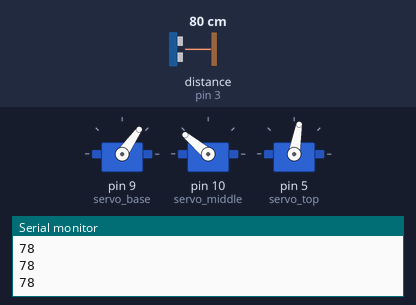
The sketch below on a simulated Arduino Uno, built with avr-gcc and run on an emulated ATmega328P. Parts: 3 × servo, the last lines printed to the serial monitor. Wiring (inferred from the names in the program): ultrasonic range finder: trigger pin 2; echo pin 3. The inputs (shaded band) are chosen by the test bench; at power-on: distance to the obstacle (sensor on pin 3) 80 cm. The echo pulse lasts 58.3 µs per cm.

Above: at 1.2 s.
1.3 s: distance to the obstacle (sensor on pin 3) set to 2 cm
At 2.6 s:
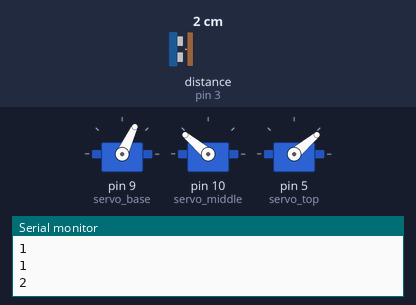
2.9 s: distance to the obstacle (sensor on pin 3) set to 28 cm
4.4 s: distance to the obstacle (sensor on pin 3) set to 36 cm
At 6.85 s:
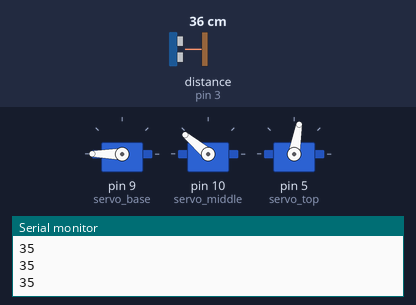
7.4 s: distance to the obstacle (sensor on pin 3) set to 4 cm
At 8.6 s:
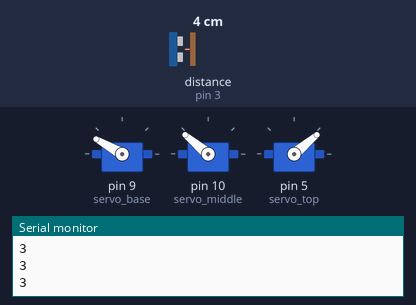
9.0 s: distance to the obstacle (sensor on pin 3) set to 35 cm
At 9.12 s:
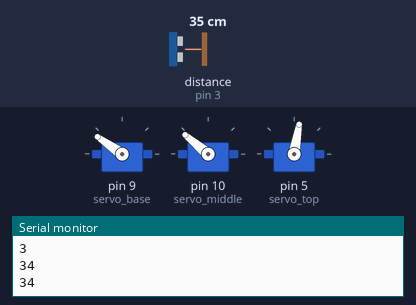
12.0 s: distance to the obstacle (sensor on pin 3) set to 120 cm
Timing chart, 0 to 16.0 s (numbered marks = the images above; inputs shaded):
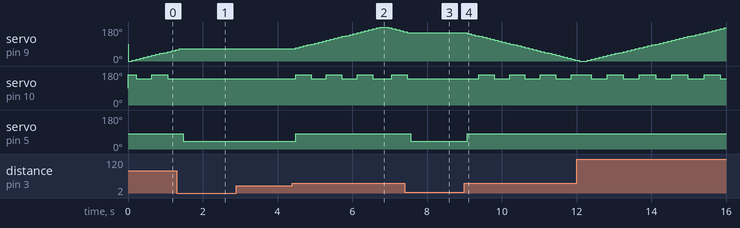

Measured:
- the behaviour switches between 31 and 32 cm on distance to the obstacle (sensor on pin 3) (found by bisection; images 1 and 2)
- after the input at 1.3 s, servo on pin 9 (servo_base): goes on until 1.4 s, then stays 65°; servo on pin 10 (servo_middle): stops changing and stays 140°; servo on pin 5 (servo_top): 80° → 40° after 0.17 s
- after the input at 4.4 s, servo on pin 9 (servo_base): rises from 65° to 180° in 2.3 s, then falls to 155° in 0.62 s; servo on pin 10 (servo_middle): alternates 160° for 0.41 s and 140° for 0.41 s, starting after 0.09 s; servo on pin 5 (servo_top): 40° → 80° after 0.08 s
- after the input at 7.4 s, servo on pin 9 (servo_base): goes on until 7.5 s, then stays 150°; servo on pin 10 (servo_middle): goes on until 7.5 s, then stays 140°; servo on pin 5 (servo_top): 80° → 40° after 0.17 s
- after the input at 9.0 s, servo on pin 9 (servo_base): moves from 150° to 5° over 2.9 s, starting after 0.08 s; servo on pin 10 (servo_middle): alternates 160° for 0.41 s and 140° for 0.41 s, starting after 0.39 s; servo on pin 5 (servo_top): 40° → 80° after 0.08 s

The sketch:

robot.ino
```cpp
#include <Servo.h>

#define trigPin 2
#define echoPin 3

Servo servo_base;
Servo servo_middle;
Servo servo_top;

long duration;
int distance;

void setup()
{
  servo_base.attach(9);
  servo_middle.attach(10);
  servo_top.attach(5);

  servo_top.write(80);
  servo_middle.write(90);
  Serial.begin(9600);

  pinMode(trigPin, OUTPUT);
  pinMode(echoPin, INPUT);

}

int i, j;
void loop()
{

  for ( i = 0; i <= 180; i += 5)
  {

    ultrasonic();

    servo_base.write(i);

    if (i == 0)
    {
      j = 160;
    }
    else if (i == 10)
    {
      j = 140;
    }
    else if (i == 30)
    {
      j = 160;
    }
    else if (i == 50)
    {
      j = 140;
    }
    else if (i == 70)
    {
      j = 160;
    }
    else if (i == 90)
    {
      j = 140;
    }
    else if (i == 110)
    {
      j = 160;
    }
    else if (i == 130)
    {
      j = 140;
    }
    else if (i == 150)
    {
      j = 160;
    }
    else if (i == 170)
    {
      j = 140;
    }


    servo_middle.write(j);
    delay(100);
    while (distance <= 30)
    {

      servo_top.write(40);
      delay(500);
      ultrasonic();

    }

    servo_top.write(80);
    //delay(100);


  }


  for ( i = 180; i >= 0; i -= 5)
  {

    ultrasonic();

    servo_base.write(i);


    if (i == 170)
    {
      j = 160;
    }
    else if (i == 150)
    {
      j = 140;
    }
    else if (i == 130)
    {
      j = 160;
    }
    else if (i == 110)
    {
      j = 140;
    }
    else if (i == 90)
    {
      j = 160;
    }
    else if (i == 70)
    {
      j = 140;
    }
    else if (i == 50)
    {
      j = 160;
    }
    else if (i == 30)
    {
      j = 140;
    }
    else if (i == 10)
    {
      j = 160;
    }

    servo_middle.write(j);
    delay(100);


    while (distance <= 30)
    {
      servo_top.write(40);
      delay(500);
      ultrasonic();

    }
    servo_top.write(80);
    //delay(100);

  }

}

void ultrasonic()
{
  digitalWrite(trigPin, LOW);
  delayMicroseconds(2);

  digitalWrite(trigPin, HIGH);
  delayMicroseconds(10);
  digitalWrite(trigPin, LOW);

  duration = pulseIn(echoPin, HIGH);

  distance = duration * 0.034 / 2;
  Serial.println(distance);

}
```
